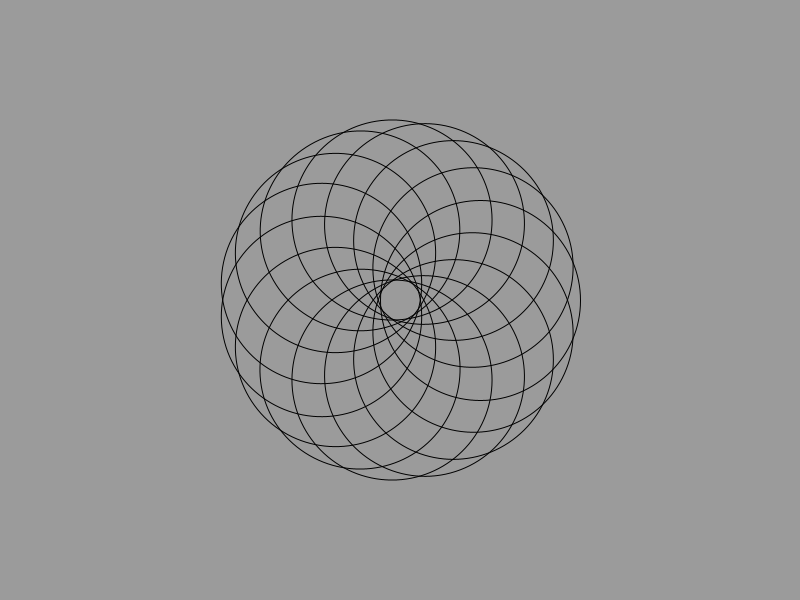
Frame 1 (no input)
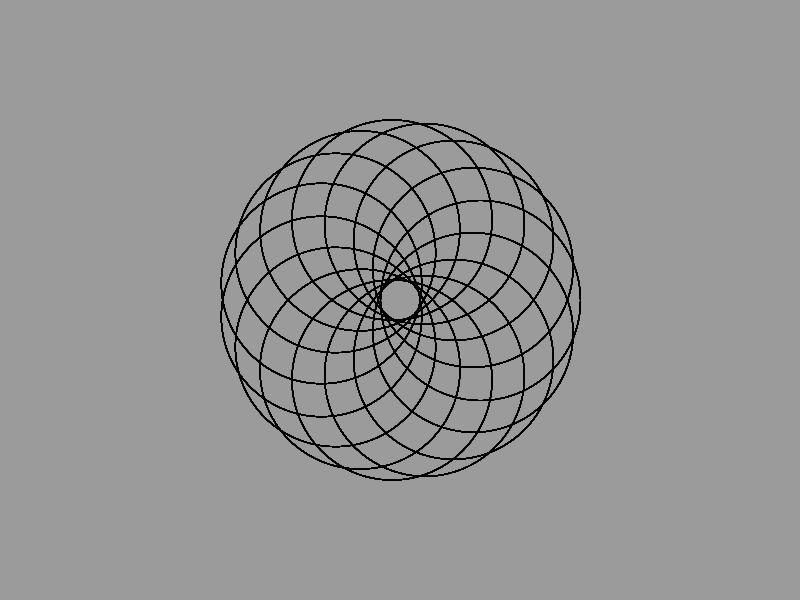
Frame 60 (the mouse pressed at the canvas centre just before this capture)
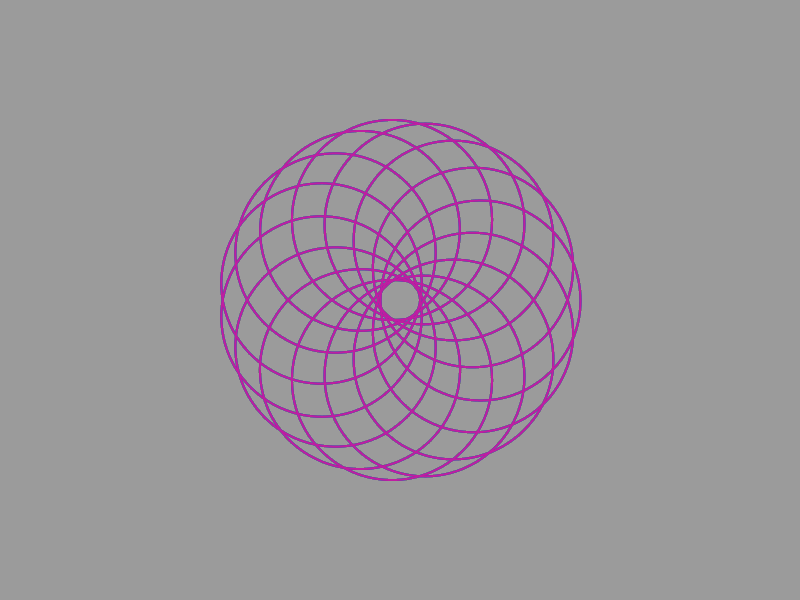
Frame 120 (the mouse held since frame 60 and released just before this capture)

The Processing sketch that drew these frames (run headless with seeded random() and noise(); from frame 60 on, the mouse is pressed at the canvas centre):

// Processing sketch: DAY1
// ── DAY1.pde
int N=15;
float r=200;
float a=20;


void setup() {
  size(800, 600);
  background(155);
  noFill();
}

void draw() {
  if (mousePressed) {
    stroke(random(0,255),random(0,255),random(0,255));
    strokeWeight(2);
  }
  translate(width/2, height/2);
  for (int i=0; i<N; i++) {
    ellipse(r/2-a, 0, r, r);
    rotate(2*PI/N);
  }
}
